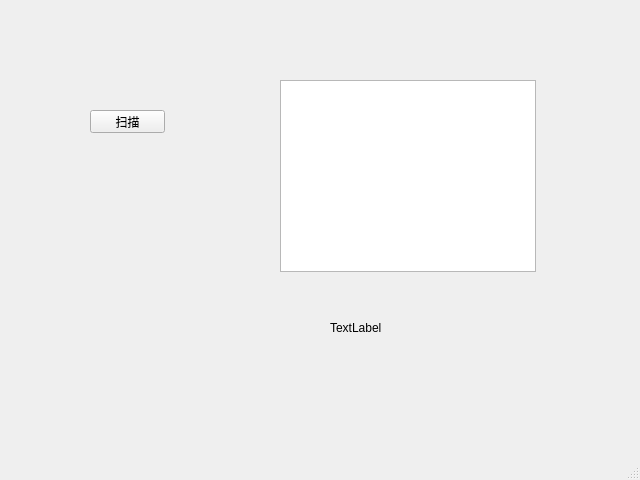
<?xml version="1.0" encoding="UTF-8"?>
<ui version="4.0">
 <class>MainWindow</class>
 <widget class="QMainWindow" name="MainWindow">
  <property name="geometry">
   <rect>
    <x>0</x>
    <y>0</y>
    <width>640</width>
    <height>480</height>
   </rect>
  </property>
  <property name="windowTitle">
   <string>MainWindow</string>
  </property>
  <widget class="QWidget" name="centralwidget">
   <widget class="QListView" name="listView">
    <property name="geometry">
     <rect>
      <x>280</x>
      <y>80</y>
      <width>256</width>
      <height>192</height>
     </rect>
    </property>
   </widget>
   <widget class="QPushButton" name="pushButton">
    <property name="geometry">
     <rect>
      <x>90</x>
      <y>110</y>
      <width>75</width>
      <height>23</height>
     </rect>
    </property>
    <property name="text">
     <string>扫描</string>
    </property>
   </widget>
   <widget class="QLabel" name="label">
    <property name="geometry">
     <rect>
      <x>330</x>
      <y>320</y>
      <width>53</width>
      <height>15</height>
     </rect>
    </property>
    <property name="text">
     <string>TextLabel</string>
    </property>
   </widget>
  </widget>
  <widget class="QMenuBar" name="menubar">
   <property name="geometry">
    <rect>
     <x>0</x>
     <y>0</y>
     <width>640</width>
     <height>21</height>
    </rect>
   </property>
  </widget>
  <widget class="QStatusBar" name="statusbar"/>
 </widget>
 <resources/>
 <connections/>
</ui>
